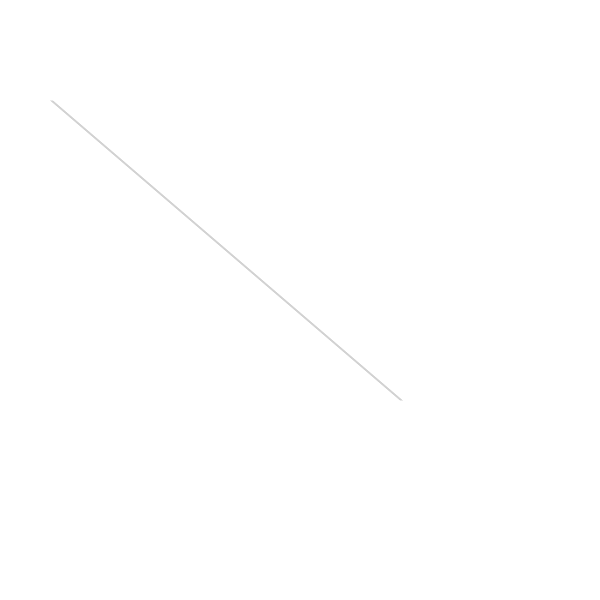
Frame 1 (no input)
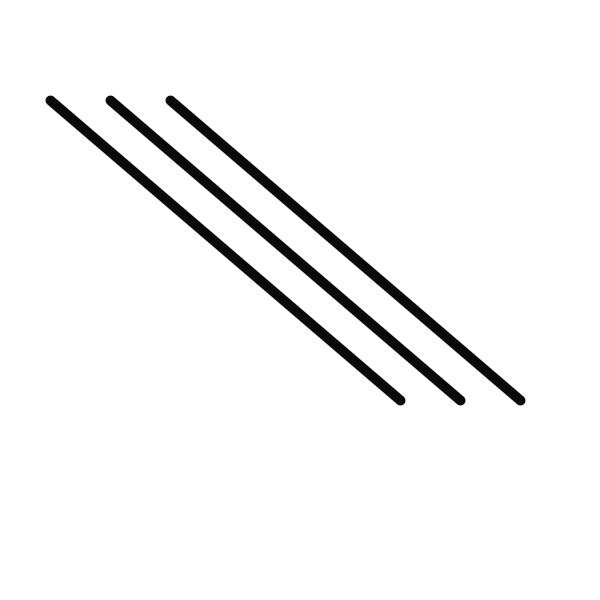
Frame 60 (the mouse pressed at the canvas centre just before this capture)
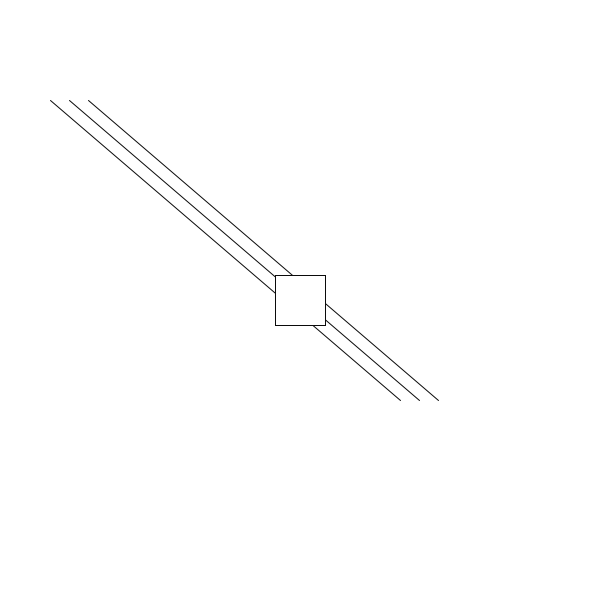
Frame 120 (the mouse held since frame 60 and released just before this capture)

The Processing sketch that drew these frames (run headless with seeded random() and noise(); from frame 60 on, the mouse is pressed at the canvas centre):

// Processing sketch: cazonestudo
// ── cazonestudo.pde
int x = 50;
int y = x*3;
int a;
int s;

void setup(){
  size(600,600);
  
}

void draw(){
  background(255,255,255,100);
  a=a+1;
  //println(a);
  stroke(10);
  strokeWeight(s);
  line(x,100, 400, 400);
  line(x+a,100, 400+a, 400);
  line(x + 2*a, 100, 400+2*a,400);
  if(a> 100){
    a=0;
  }
  if(a>50){
    s=10;
} else {
  if(a>20 && a<30 ){
    s=5;
  } else {
  s = 1;
  }
}

if(mousePressed==true){
  rectMode(CENTER);
  rect(mouseX,mouseY,50,50);
}

}
